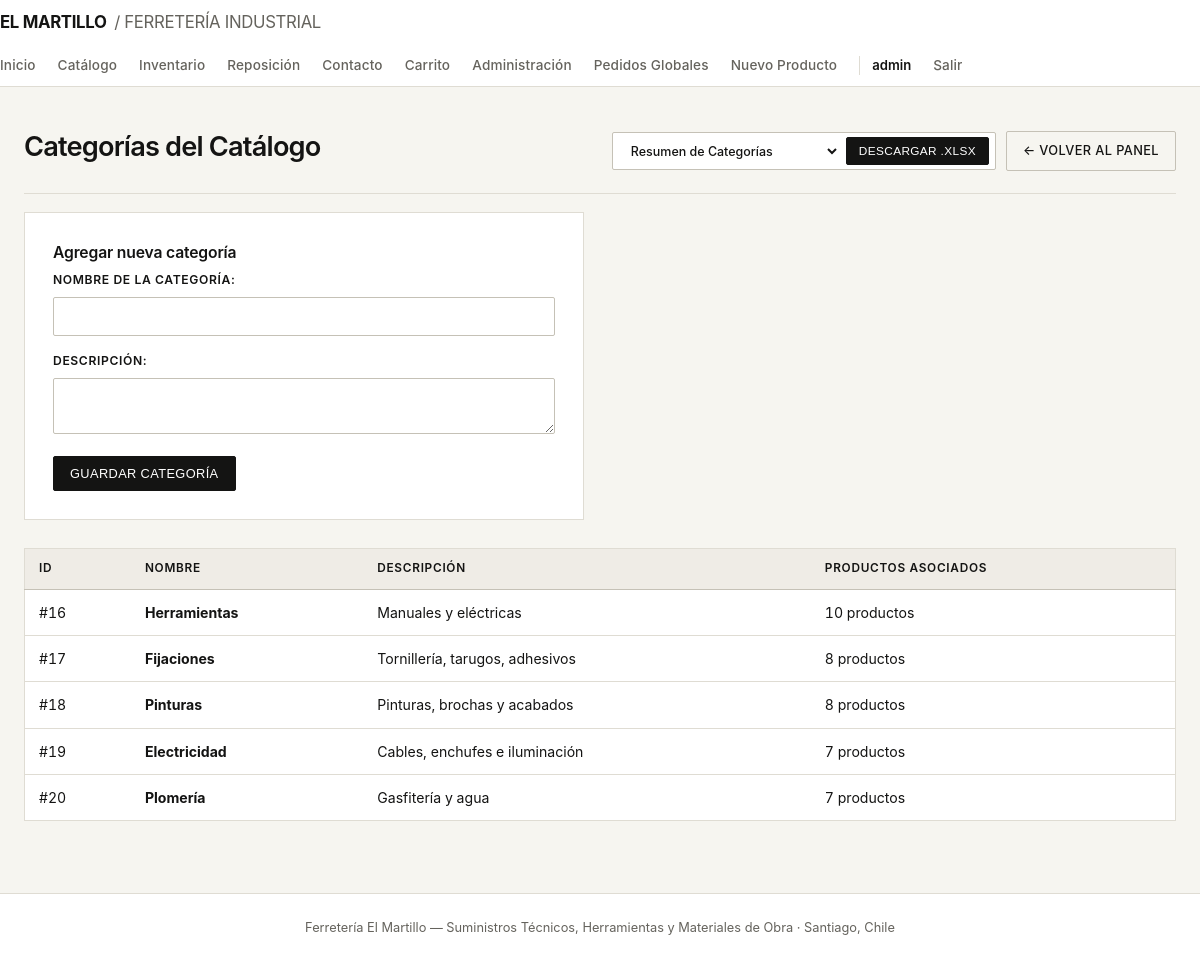
The page /panel/categorias/ (signed in) on the database its author committed.
### productos/models.py (models this page shows, shortened)
class Categoria(models.Model):
    nombre = models.CharField(max_length=80, unique=True)
    descripcion = models.TextField(blank=True, default="")
    class Meta:
        ordering = ["nombre"]
        verbose_name_plural = "categorías"

### productos/views.py (the view)
# urls.py: path("panel/categorias/", views.categorias_admin, name="categorias_admin"),
@user_passes_test(es_admin)
def categorias_admin(request):
    if request.method == "POST":
        form = CategoriaForm(request.POST)
        if form.is_valid():
            form.save()
            messages.success(request, "Categoría creada correctamente.")
            return redirect("categorias_admin")
    else:
        form = CategoriaForm()
    categorias = Categoria.objects.annotate(total_prod=Count("productos")).all()
    _, _, cart_count = calcular_detalle_carrito(obtener_carrito(request))
    contexto = {
        "categorias": categorias,
        "form": form,
        "cart_count": cart_count,
    }
    return render(request, "categorias.html", contexto)

### productos/forms.py
class CategoriaForm(forms.ModelForm):
    class Meta:
        model = Categoria
        fields = ["nombre", "descripcion"]
        labels = {
            "nombre": "Nombre de la categoría",
            "descripcion": "Descripción",
        }
        widgets = {
            "descripcion": forms.Textarea(attrs={"rows": 2}),
        }

### productos/views.py (called while the page is built, shortened)
def es_admin(user):
    return user.is_authenticated and user.is_staff

def obtener_carrito(request):
    return request.session.get("carrito", {})

def calcular_detalle_carrito(carrito):
    items = []
    total = 0
    cantidad_total = 0
    return items, total, cantidad_total

### templates/categorias.html (shortened to what this page needs)
{% extends "base.html" %}
{% block content %}
<div class="sec-head" style="margin-top: 0;">
  <h1>Categorías del Catálogo</h1>
  <div style="display: flex; gap: 10px; align-items: center; flex-wrap: wrap;">
    <form class="excel-bar" method="get" action="{% url 'descargar_excel' %}">
      <select name="seccion">
        <option value="resumen_categorias">Resumen de Categorías</option>
      </select>
      <button type="submit">Descargar .xlsx</button>
    </form>
    <a class="btn ghost" href="{% url 'panel_admin' %}">← Volver al panel</a>
  </div>
</div>
<div class="form" style="margin-bottom: 28px;">
  <h3>Agregar nueva categoría</h3>
  <form method="post">
    {{ form.as_p }}
    <button class="btn" type="submit">Guardar categoría</button>
  </form>
</div>
<table class="table">
  <tr>
    <th>ID</th>
    <th>Nombre</th>
    <th>Descripción</th>
    <th>Productos Asociados</th>
  </tr>
  {% for c in categorias %}
  <tr>
    <td>#{{ c.id }}</td>
    <td><strong>{{ c.nombre }}</strong></td>
    <td>{{ c.descripcion|default:"-" }}</td>
    <td>{{ c.total_prod }} productos</td>
  </tr>
  {% empty %}
  <tr>
    <td colspan="4">No hay categorías registradas.</td>
  </tr>
  {% endfor %}
</table>
{% endblock %}

### templates/base.html (shortened to what this page needs)
<!DOCTYPE html>
<html lang="es">
<head>
{% load static %}
<link rel="stylesheet" href="{% static 'css/style.css' %}">
</head>
<body>
<header class="top">
  <div class="wrap top-inner">
    <a class="logo" href="{% url 'inicio' %}">El Martillo <span>/ Ferretería Industrial</span></a>
    <nav class="nav">
      <a href="{% url 'inicio' %}">Inicio</a>
      <a href="{% url 'tienda' %}">Catálogo</a>
      <a href="{% url 'reporte_resumen' %}">Inventario</a>
      <a href="{% url 'reporte_critico' %}">Reposición</a>
      <a href="{% url 'consultas' %}">Contacto</a>
      <a href="{% url 'carrito' %}">Carrito{% if cart_count %} ({{ cart_count }}){% endif %}</a>
      {% if user.is_authenticated %}
        {% if user.is_staff %}
          <a href="{% url 'panel_admin' %}">Administración</a>
          <a href="{% url 'pedidos_admin' %}">Pedidos Globales</a>
          <a href="{% url 'producto_crear' %}">Nuevo Producto</a>
        {% else %}
          <a href="{% url 'mis_pedidos' %}">Mis Pedidos</a>
        {% endif %}
        <span class="user">{{ user.username }}</span>
        <a href="{% url 'logout' %}">Salir</a>
      {% else %}
        <a href="{% url 'login' %}">Ingresar</a>
        <a class="btn-small" href="{% url 'registro' %}">Crear cuenta</a>
      {% endif %}
    </nav>
  </div>
</header>
<main class="wrap">
  {% block content %}{% endblock %}
</main>
<footer class="foot">
  <div class="wrap">Ferretería El Martillo — Suministros Técnicos, Herramientas y Materiales de Obra · Santiago, Chile</div>
</footer>
</body>
</html>

### static/css/style.css (style rules this page uses)
:root { --bg: #f6f5f0; --surface: #ffffff; --surface-alt: #efece6; --ink: #141413; --muted: #65635d; --line: #dfdcd3; --line-strong: #c5c1b6; --accent: #9e4726; --ok: #1f5135; --warn: #8c5319; --danger: #962828; }
* { box-sizing: border-box; }
html { scroll-behavior: smooth; }
body { margin: 0; font-family: "Inter", -apple-system, BlinkMacSystemFont, "Helvetica Neue", Arial, sans-serif; background-color: var(--bg); color: var(--ink); line-height: 1.5; -webkit-font-smoothing: antialiased; }
.wrap { max-width: 1200px; margin: 0 auto; padding: 0 24px; }
.top { background-color: var(--surface); border-bottom: 1px solid var(--line); position: sticky; top: 0; z-index: 100; }
.top-inner { display: flex; justify-content: space-between; align-items: center; min-height: 68px; gap: 20px; flex-wrap: wrap; padding: 10px 0; }
.logo { font-weight: 700; text-decoration: none; color: var(--ink); font-size: 1.05rem; letter-spacing: -0.02em; text-transform: uppercase; }
.logo span { font-weight: 400; color: var(--muted); margin-left: 4px; }
.nav { display: flex; align-items: center; flex-wrap: wrap; gap: 8px 22px; }
.nav a { text-decoration: none; color: var(--muted); font-size: 0.85rem; font-weight: 500; letter-spacing: 0.01em; transition: color 0.15s ease; }
.user { color: var(--ink); font-size: 0.82rem; font-weight: 600; padding-left: 12px; border-left: 1px solid var(--line); }
main.wrap { padding-top: 40px; padding-bottom: 72px; min-height: 78vh; }
h1 { font-size: 1.7rem; font-weight: 600; letter-spacing: -0.03em; margin: 0 0 14px; color: var(--ink); }
h3 { font-size: 0.98rem; font-weight: 600; letter-spacing: -0.01em; margin: 0 0 6px; }
p { color: var(--muted); font-size: 0.92rem; }
button, .btn, a.btn { background-color: var(--ink); color: #ffffff; border: 1px solid var(--ink); padding: 9px 16px; border-radius: 2px; cursor: pointer; text-decoration: none; display: inline-block; font-size: 0.8rem; font-weight: 500; letter-spacing: 0.03em; text-transform: uppercase; transition: background-color 0.15s ease, color 0.15s ease, border-color 0.15s ease; }
.btn.ghost, a.btn.ghost { background-color: transparent; color: var(--ink); border: 1px solid var(--line-strong); }
.form { background-color: var(--surface); border: 1px solid var(--line); padding: 28px; max-width: 560px; }
.auth form p, .form form p { margin: 0 0 16px; color: var(--ink); }
.auth label, .form label { display: block; font-size: 0.76rem; font-weight: 600; text-transform: uppercase; letter-spacing: 0.05em; color: var(--ink); margin-bottom: 4px; }
.auth input, .form input, .form select, .form textarea { width: 100%; padding: 10px 12px; border: 1px solid var(--line-strong); border-radius: 2px; margin-top: 4px; background-color: var(--surface); color: var(--ink); font-family: inherit; font-size: 0.9rem; }
.table { width: 100%; background-color: var(--surface); border-collapse: collapse; border: 1px solid var(--line); margin-top: 14px; }
.table th { background-color: var(--surface-alt); color: var(--ink); padding: 11px 14px; text-align: left; font-size: 0.74rem; font-weight: 600; text-transform: uppercase; letter-spacing: 0.06em; border-bottom: 1px solid var(--line-strong); }
.table td { padding: 12px 14px; border-bottom: 1px solid var(--line); font-size: 0.88rem; vertical-align: middle; font-variant-numeric: tabular-nums; }
.foot { background-color: var(--surface); color: var(--muted); border-top: 1px solid var(--line); padding: 24px 0; font-size: 0.8rem; text-align: center; }
.sec-head { display: flex; justify-content: space-between; align-items: baseline; margin: 36px 0 18px; padding-bottom: 12px; border-bottom: 1px solid var(--line); flex-wrap: wrap; gap: 12px; }
.excel-bar { display: inline-flex; align-items: center; gap: 6px; background-color: var(--surface); border: 1px solid var(--line-strong); padding: 4px 6px; border-radius: 2px; }
.excel-bar select { border: none; background-color: transparent; color: var(--ink); font-family: inherit; font-size: 0.78rem; font-weight: 500; padding: 4px 8px; cursor: pointer; }
.excel-bar button { padding: 6px 12px; font-size: 0.74rem; }

### rows shown on the page
Categoria: id "16", nombre "Herramientas", descripcion "Manuales y eléctricas", total_prod "10"
Categoria: id "17", nombre "Fijaciones", descripcion "Tornillería, tarugos, adhesivos", total_prod "8"
Categoria: id "18", nombre "Pinturas", descripcion "Pinturas, brochas y acabados", total_prod "8"
Categoria: id "19", nombre "Electricidad", descripcion "Cables, enchufes e iluminación", total_prod "7"
Categoria: id "20", nombre "Plomería", descripcion "Gasfitería y agua", total_prod "7"

### other values the page prints
{{ user.username }} "admin"
